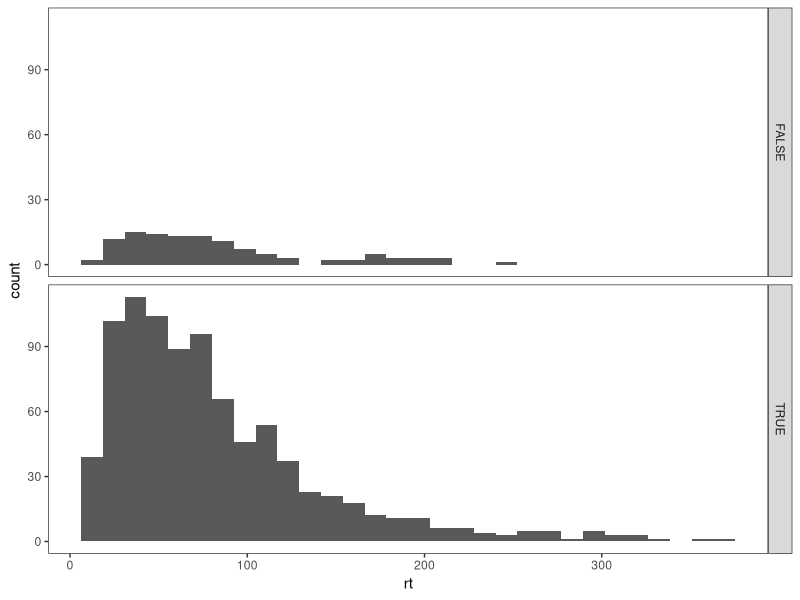

Write the R code that produced this figure.
# implement the model by filling in the function below
# the model should return a data frame with two columns: correct and rt
# the correct column should be TRUE or FALSE, and rt should contain the
# number of steps it took to reach the criterion.

# note that the function takes four arguments:
# samples is the number of samples to draw from the model
# drift is the drift rate (default value is 0)
# sd is the variability in the drift rate (default value is 0.3)
# criterion is the threshold for a response (default value is 3)

random.walk.model <- function(samples, drift=0, sd=0.3, criterion=3){
  
  # create placeholder arrays for the data
  accuracy.array <- rep(F, samples)
  rt.array <- rep(0, samples)
  
  # for every sample that we want to draw
  for(i in 1:samples){
    # create the accumulator at the starting point 
    accumulator <- 0
    steps <- 0
    while(abs(accumulator) < criterion){
      # sample some evidence with mean = drift rate, and standard deviation = sd
      evidence <- rnorm(1, mean=drift, sd=sd)
      accumulator <- accumulator + evidence
      steps <- steps + 1
    }
    
    # we've hit the boundary!
    rt.array[i] <- steps
    accuracy.array[i] <- accumulator > 0
  }
  
  output <- data.frame(
    correct = accuracy.array,
    rt = rt.array
  )
  
  return(output)
}

# test the model ####

# if the model is working correctly, then the line below should generate a data frame with 
# 1000 samples and about half of the samples should be correct. the average rt will probably
# be around 112, but might vary from that by a bit.

initial.test <- random.walk.model(1000, drift=0.03)
sum(initial.test$correct) / length(initial.test$correct) # should be close to 0.5
mean(initial.test$rt) # should be about 112

# visualize the RT distributions ####

library(ggplot2)

ggplot(initial.test, aes(x=rt))+
  geom_histogram()+
  facet_grid(correct~.)+
  theme_bw()+
  theme(panel.grid = element_blank())
